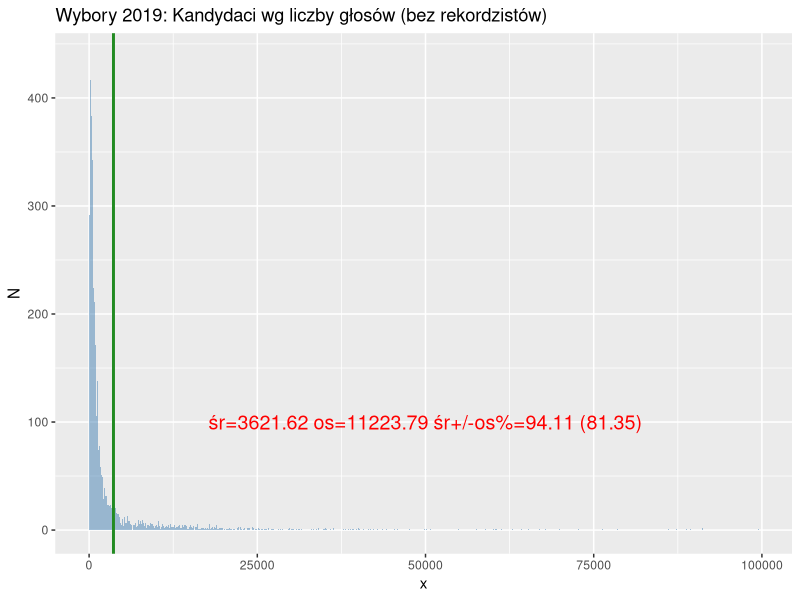
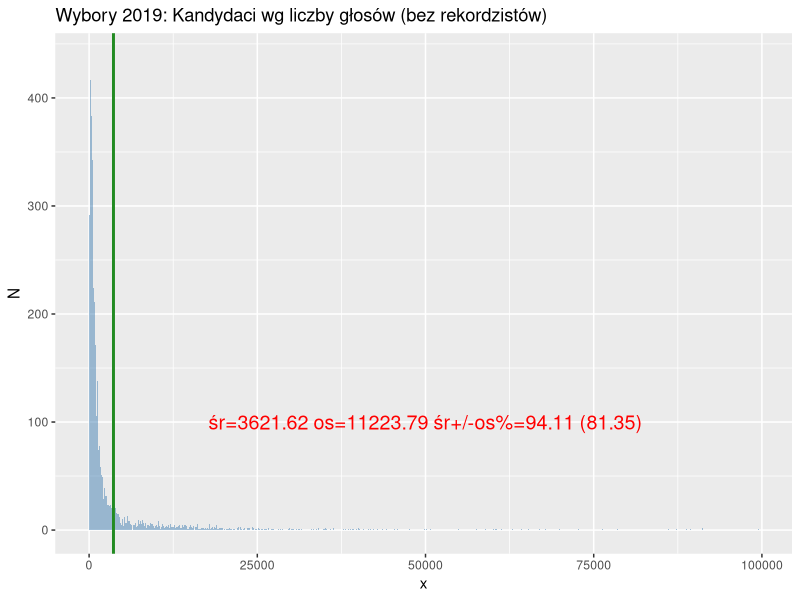

Write the R code that produced these figures, in order.
## Ocena zależności pomiędzy odsetkiem głosów nieważnych
## a uzyskanym wynikiem w wyborach samorządowych do sejmików wojewódzkich 2014
## 
require (ggplot2)
library(dplyr)

#######################################
## Dane ###############################
#######################################
d <- read.csv("kandydaci-wyniki-2019.csv",  sep = ';',  header=T, na.string="NA");

fivenum(d$glosy, na.rm=T)
m <- mean(d$glosy, na.rm=T)
s <- sd(d$glosy, na.rm=T)

allN <- nrow(d)
dSS <- d %>% filter(glosy > m - s & glosy < m +s )  %>% as.data.frame
dLL <- d %>% filter(glosy < m )  %>% as.data.frame
allS <- nrow(dSS)
allL <- nrow(dLL)
p <- allS/allN * 100
pL <- allL/allN * 100

d <- d %>% filter(glosy < 100000 )  %>% as.data.frame

ggplot(d, aes(x=glosy)) +
  ggtitle("Wybory 2019: Kandydaci wg liczby głosów (bez rekordzistów)") +
  xlab(label="x") + ylab(label="N") +
  ##scale_y_continuous(limits = c(0, 440)) +
  geom_histogram(binwidth=100, fill="steelblue",  alpha=.5) +
  geom_vline(xintercept = m, colour="forestgreen", size=1) +
  annotate("text", x=50000, y=100, label=sprintf("śr=%.2f os=%.2f śr+/-os%%=%.2f (%.2f)", m, s, p, pL), size=5, color="red")

ggsave(file="Kandydaci.png", width=10)
